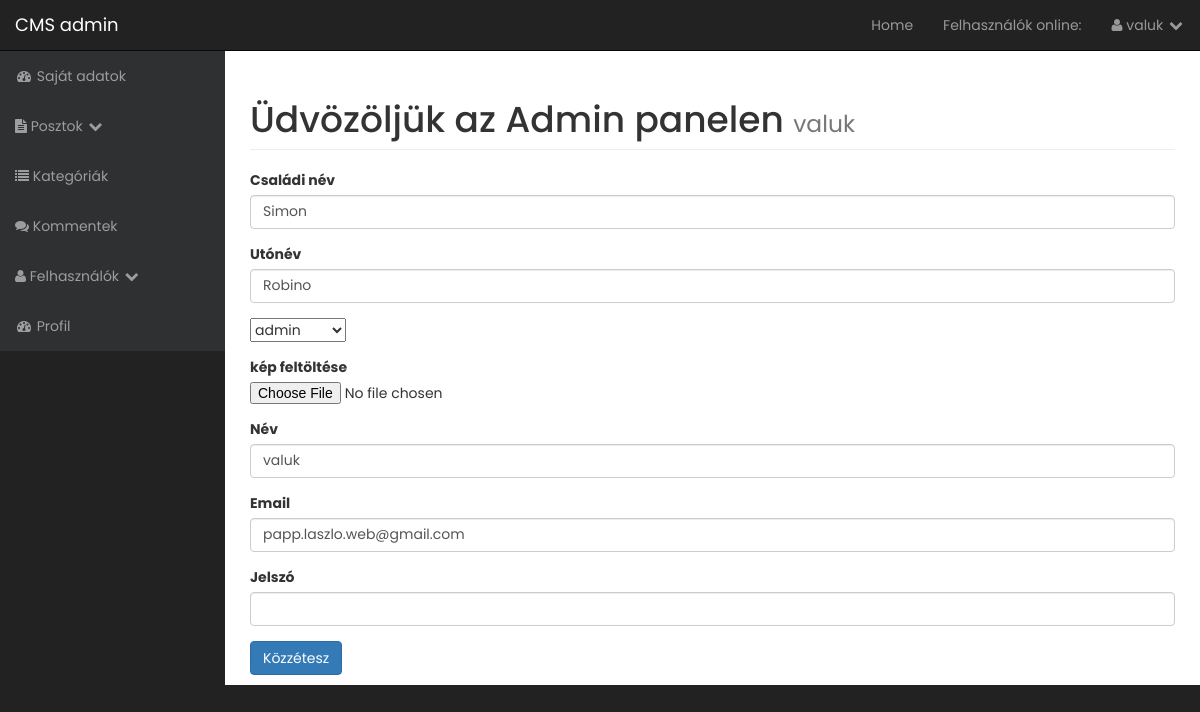
The app's page /admin/users.php?source=edit_user&edit_user=41 (signed in) with its own data.
### tables this page shows
CREATE TABLE `users` (
  `user_id` int(3) NOT NULL,
  `user_name` varchar(255) NOT NULL,
  `user_password` varchar(255) NOT NULL,
  `user_firstname` varchar(255) NOT NULL,
  `user_lastname` varchar(255) NOT NULL,
  `user_email` varchar(255) NOT NULL,
  `user_image` text NOT NULL,
  `user_role` varchar(255) NOT NULL,
  `randSalt` varchar(255) NOT NULL,
  `token` text NOT NULL
);

### admin/functions.php (called while the page is built, shortened)
<?php
function escape($string) {
 global $connect;
 return mysqli_real_escape_string($connect, trim($string));
}
?>

### admin/includes/edit_user.php (the view, shortened to what this page needs)
<?php
if (isset($_GET['edit_user'])) {
$the_user_id = $_GET['edit_user'];
$query = "SELECT * FROM users WHERE user_id = $the_user_id ";
$select_users_query = mysqli_query($connect, $query);
while ($row = mysqli_fetch_assoc($select_users_query)) {
  $user_name = escape($row['user_name']);
  $user_firstname = escape($row['user_firstname']);
  $user_lastname = escape($row['user_lastname']);
  $user_email = escape($row['user_email']);
  $user_role = escape($row['user_role']);
}
?>
<?php
} else {
  header("Location: index.php");
}
?>
<form action="" method="post" enctype="multipart/form-data">
  <div class="form-group">
    <label for="post_cim">Családi név</label>
    <input type="text" value="<?php echo $user_firstname ?>" class="form-control" name="user_firstname">
  </div>
  <div class="form-group">
    <label for="post_status">Utónév</label>
    <input type="text" value="<?php echo $user_lastname ?>" class="form-control" name="user_lastname">
  </div>
  <div class="form-group">
    <select name="user_role" id="">
      <option value="<?php echo $user_role ?>"><?php echo $user_role; ?></option>
</select>
  </div>
  <div class="form-group">
    <label for="user_img">kép feltöltése</label>
    <input type="file" class="form-control-file" name="image">
  </div>
  <div class="form-group">
    <label for="post_author">Név</label>
    <input type="text" value="<?php echo $user_name ?>" class="form-control" name="user_name">
  </div>
<div class="form-group">
    <label for="post_tags">Email</label>
    <input type="email" value="<?php echo $user_email ?>" class="form-control" name="user_email">
  </div>
  <div class="form-group">
    <label for="post_tartalom">Jelszó</label>
    <input autocomplete="off" type="password" class="form-control" name="user_password">
  </div>
  <button type="submit" class="btn btn-primary" name="edit_user" value="add_user">Közzétesz</button>
</form>

### admin/css/sb-admin.css (style rules this page uses)
body { margin-top: 100px; background-color: #222; font-family: 'Poppins', sans-serif; }
@media (min-width:768px) { body { margin-top: 50px; } }

### records on screen
users: user_firstname "Simon", user_lastname "Robino", user_role "admin", user_name "valuk", user_email "papp.laszlo.web@gmail.com"

### other values on screen
$_SESSION['username'] "valuk"
